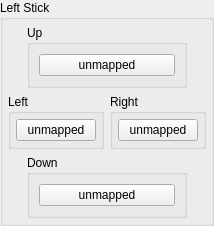
           <widget class="QGroupBox" name="gb_left_stick">
            <property name="sizePolicy">
             <sizepolicy hsizetype="Preferred" vsizetype="Fixed">
              <horstretch>0</horstretch>
              <verstretch>0</verstretch>
             </sizepolicy>
            </property>
            <property name="minimumSize">
             <size>
              <width>0</width>
              <height>0</height>
             </size>
            </property>
            <property name="title">
             <string>Left Stick</string>
            </property>
            <layout class="QVBoxLayout" name="gb_left_stick_layout">
             <property name="leftMargin">
              <number>5</number>
             </property>
             <property name="topMargin">
              <number>5</number>
             </property>
             <property name="rightMargin">
              <number>5</number>
             </property>
             <property name="bottomMargin">
              <number>5</number>
             </property>
             <item>
              <widget class="QWidget" name="left_stick_up" native="true">
               <property name="maximumSize">
                <size>
                 <width>16777215</width>
                 <height>2121</height>
                </size>
               </property>
               <layout class="QHBoxLayout" name="left_stick_up_layout">
                <property name="leftMargin">
                 <number>0</number>
                </property>
                <property name="topMargin">
                 <number>0</number>
                </property>
                <property name="rightMargin">
                 <number>0</number>
                </property>
                <property name="bottomMargin">
                 <number>0</number>
                </property>
                <item>
                 <widget class="QGroupBox" name="gb_left_stick_up">
                  <property name="minimumSize">
                   <size>
                    <width>160</width>
                    <height>0</height>
                   </size>
                  </property>
                  <property name="maximumSize">
                   <size>
                    <width>124</width>
                    <height>16777215</height>
                   </size>
                  </property>
                  <property name="title">
                   <string>Up</string>
                  </property>
                  <layout class="QVBoxLayout" name="verticalLayout_10">
                   <item>
                    <widget class="QPushButton" name="LStickUpButton">
                     <property name="focusPolicy">
                      <enum>Qt::FocusPolicy::NoFocus</enum>
                     </property>
                     <property name="text">
                      <string>unmapped</string>
                     </property>
                    </widget>
                   </item>
                  </layout>
                 </widget>
                </item>
               </layout>
              </widget>
             </item>
             <item>
              <layout class="QHBoxLayout" name="layout_left_stick_left_right">
               <item>
                <widget class="QGroupBox" name="gb_left_stick_left">
                 <property name="title">
                  <string>Left</string>
                 </property>
                 <layout class="QVBoxLayout" name="gb_left_stick_left_layout">
                  <property name="leftMargin">
                   <number>5</number>
                  </property>
                  <property name="topMargin">
                   <number>5</number>
                  </property>
                  <property name="rightMargin">
                   <number>5</number>
                  </property>
                  <property name="bottomMargin">
                   <number>5</number>
                  </property>
                  <item>
                   <widget class="QPushButton" name="LStickLeftButton">
                    <property name="focusPolicy">
                     <enum>Qt::FocusPolicy::NoFocus</enum>
                    </property>
                    <property name="text">
                     <string>unmapped</string>
                    </property>
                   </widget>
                  </item>
                 </layout>
                </widget>
               </item>
               <item>
                <widget class="QGroupBox" name="gb_left_stick_right">
                 <property name="maximumSize">
                  <size>
                   <width>179</width>
                   <height>16777215</height>
                  </size>
                 </property>
                 <property name="title">
                  <string>Right</string>
                 </property>
                 <layout class="QVBoxLayout" name="gb_left_stick_right_layout">
                  <property name="leftMargin">
                   <number>5</number>
                  </property>
                  <property name="topMargin">
                   <number>5</number>
                  </property>
                  <property name="rightMargin">
                   <number>5</number>
                  </property>
                  <property name="bottomMargin">
                   <number>5</number>
                  </property>
                  <item>
                   <widget class="QPushButton" name="LStickRightButton">
                    <property name="focusPolicy">
                     <enum>Qt::FocusPolicy::NoFocus</enum>
                    </property>
                    <property name="text">
                     <string>unmapped</string>
                    </property>
                   </widget>
                  </item>
                 </layout>
                </widget>
               </item>
              </layout>
             </item>
             <item>
              <widget class="QWidget" name="left_stick_down" native="true">
               <layout class="QHBoxLayout" name="left_stick_down_layout">
                <property name="leftMargin">
                 <number>0</number>
                </property>
                <property name="topMargin">
                 <number>0</number>
                </property>
                <property name="rightMargin">
                 <number>0</number>
                </property>
                <property name="bottomMargin">
                 <number>0</number>
                </property>
                <item>
                 <widget class="QGroupBox" name="gb_left_stick_down">
                  <property name="minimumSize">
                   <size>
                    <width>160</width>
                    <height>0</height>
                   </size>
                  </property>
                  <property name="maximumSize">
                   <size>
                    <width>124</width>
                    <height>21212</height>
                   </size>
                  </property>
                  <property name="title">
                   <string>Down</string>
                  </property>
                  <layout class="QVBoxLayout" name="verticalLayout_8">
                   <item>
                    <widget class="QPushButton" name="LStickDownButton">
                     <property name="focusPolicy">
                      <enum>Qt::FocusPolicy::NoFocus</enum>
                     </property>
                     <property name="text">
                      <string>unmapped</string>
                     </property>
                    </widget>
                   </item>
                  </layout>
                 </widget>
                </item>
               </layout>
              </widget>
             </item>
            </layout>
           </widget>
